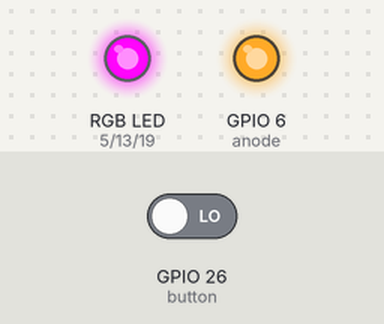
Recording of a program running on a simulated Raspberry Pi (BCM pin numbers). On the bench: an RGB LED mixed from three pins (HIGH = lit), output pins drawn as LEDs (lit = HIGH). The test bench sets the inputs (shaded band); at power-on: GPIO 26 (button) LOW. At 15.0 s the program stops and its outputs stay as they are.

Above: at 5.06 s.
5.1 s: GPIO 26 (button) driven HIGH
At 6.26 s:
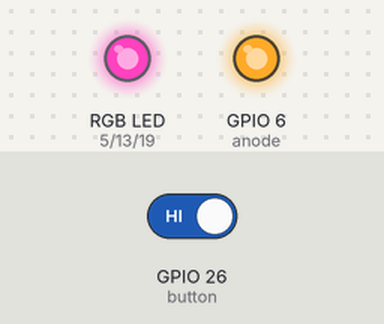
At 15.4 s:
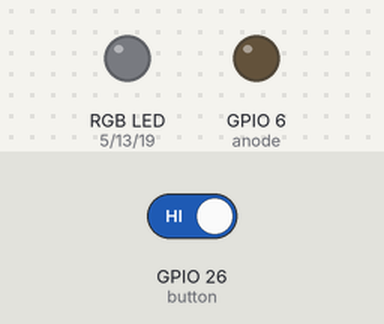
Timing chart, 0 to 16.5 s (numbered marks = the images above; inputs shaded):
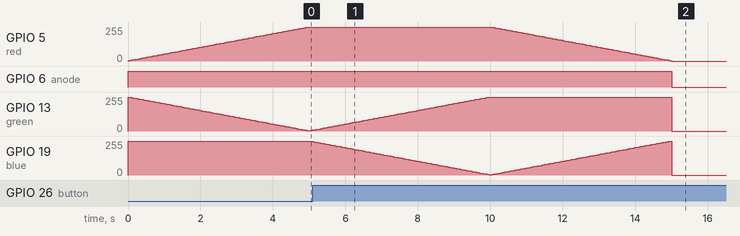

The program:

RGBPWM.py
```python
import RPi.GPIO as GPIO
from time import sleep

GPIO.setmode(GPIO.BCM)
GPIO.setwarnings(False)

red = 5
green = 13
blue = 19
anode = 6
button = 26 #USING PUSHBUTTON TO CANCEL THE PROGRAM

GPIO.setup(anode, GPIO.OUT)
GPIO.setup(red, GPIO.OUT)
GPIO.setup(green, GPIO.OUT)
GPIO.setup(blue, GPIO.OUT)
GPIO.setup(button, GPIO.IN)

GPIO.output(anode, 1)

Freq = 100

RED = GPIO.PWM(red, Freq)
GREEN = GPIO.PWM(green, Freq)
BLUE = GPIO.PWM(blue, Freq)

#START WITH RED
RED.start(1)
GREEN.start(100)
BLUE.start(100)

while not GPIO.input(26):
		#RED TO GREEN
        for x in range(1,101):
                GREEN.ChangeDutyCycle(101-x)
                RED.ChangeDutyCycle(x)
                sleep(0.05)
		#GREEN TO BLUE
        for x in range(1,101):
                GREEN.ChangeDutyCycle(x)
                BLUE.ChangeDutyCycle(101-x)
                sleep(0.05)
		#BLUE TO RED
        for x in range(1,101):
                RED.ChangeDutyCycle(101-x)
                BLUE.ChangeDutyCycle(x)
                sleep(0.05)

GPIO.cleanup()
```

Measured:
- after the input at 5.1 s, GPIO 6 (anode): HIGH → LOW after 9.9 s
- by itself, GPIO 13 (green): rises from 5/255 to 255/255 in 4.9 s, then falls to 0/255 in 5.1 s
